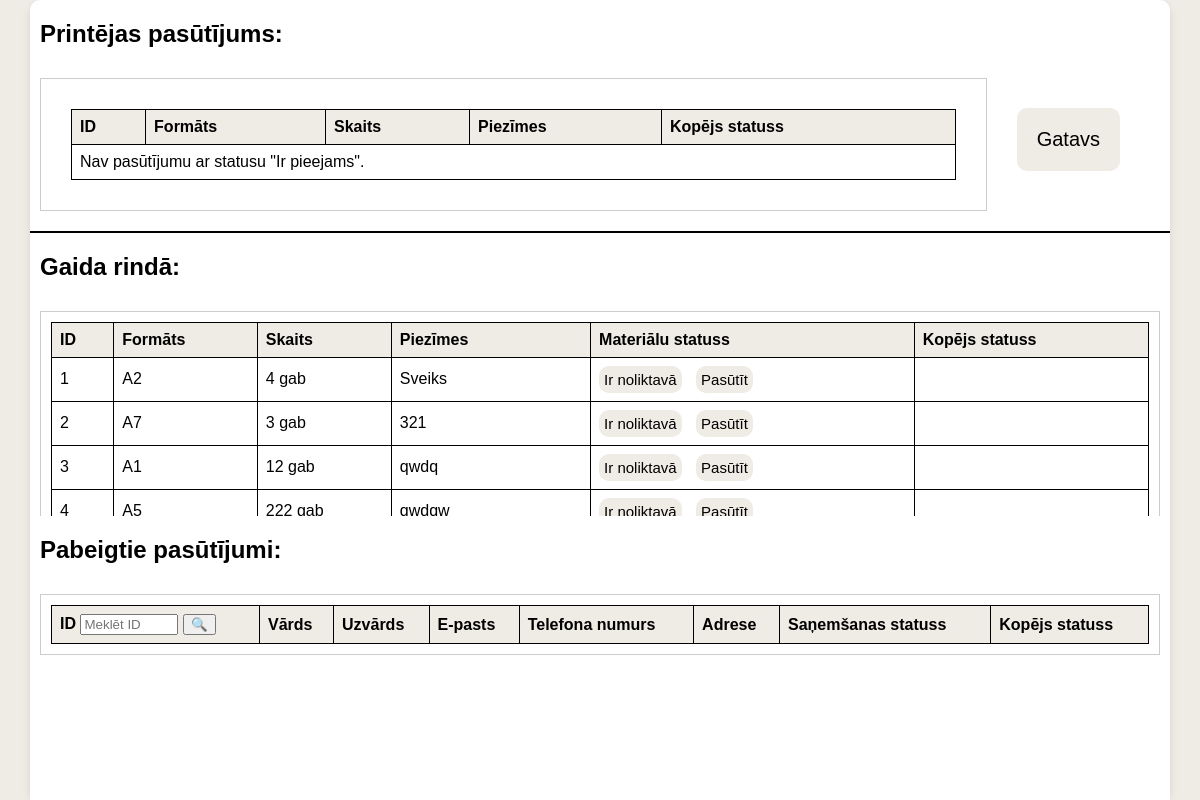
The app's page /adminmain, older data.
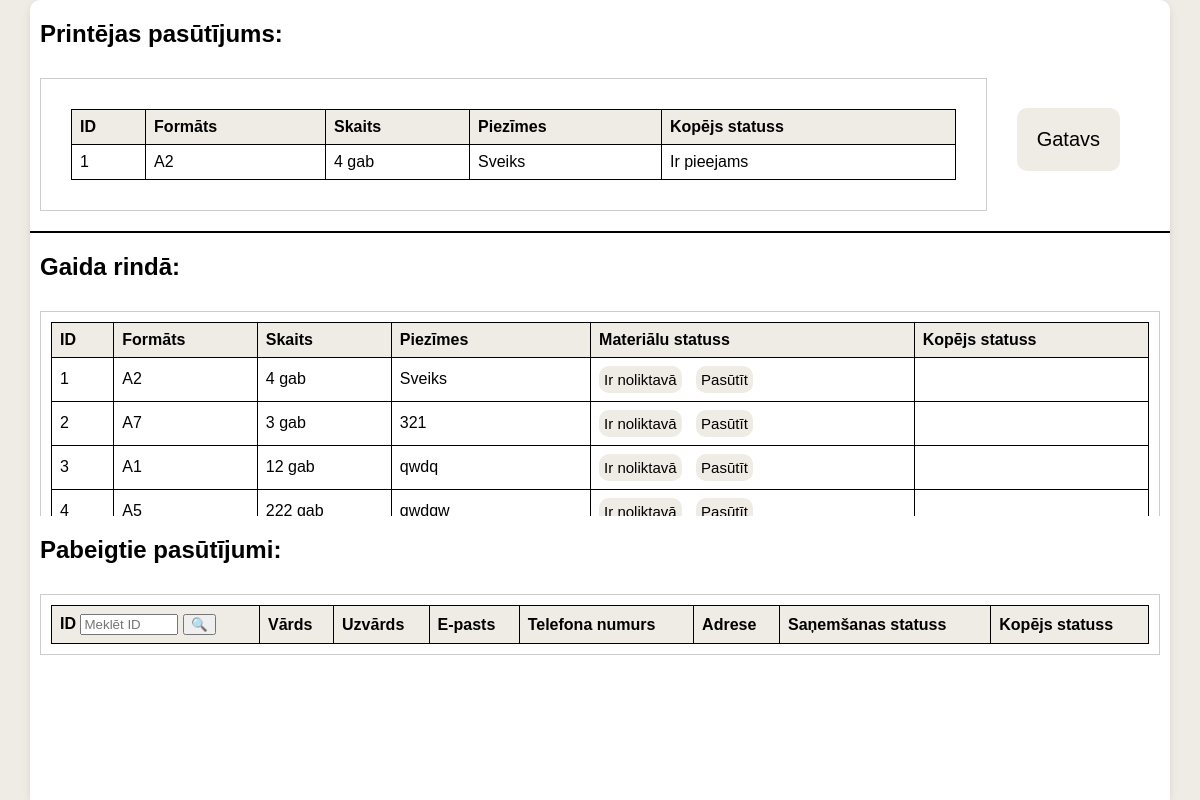
The same page, newer data.
### app/model.py (models this page shows, shortened)
class Pasutijums(db.Model):
    __tablename__ = 'pasutijums'
    id = db.Column(db.Integer, primary_key=True, autoincrement=True)  # Добавьте autoincrement=True
    vards = db.Column(db.String(50), nullable=False)
    uzvards = db.Column(db.String(50), nullable=False)
    TelefonaNumurs = db.Column(db.String(20), nullable=False)
    epasts = db.Column(db.String(120), nullable=False)
    PiegadesAdrese = db.Column(db.String(255), nullable=False)
    izmers = db.Column(db.String(50), nullable=False)
    daudzums = db.Column(db.Integer, nullable=False)
    komentari = db.Column(db.Text)
    materiala_statuss = db.Column(db.String(50))
    FailaAugšupielāde = db.Column(db.String(255))
    IzveidotsLaiks = db.Column(db.TIMESTAMP, default=db.func.current_timestamp())

### app/routes.py (the view)
@app.route('/adminmain')
def adminmain():
    all_orders = Pasutijums.query.filter_by()
    available_order = (
        Pasutijums.query.filter_by(materiala_statuss='Ir pieejams').first()
    )
    wait_del = Pasutijums.query.filter_by(materiala_statuss='Gaida piegādi')
    return render_template(
        'adminmain.html',
        orders=all_orders,
        available_order=available_order,
        wait_del=wait_del,
    )

### app/templates/adminmain.html (shortened to what this page needs)
<!DOCTYPE html>
<html lang="en">
<head>
    <link rel="stylesheet" href="{{ url_for('static', filename='css/adminmain_css.css') }}">
</head>
</head>
<body>
<div class="container">
    <h2>Printējas pasūtījums:</h2>
    <div class="header">
        <div class="order1">
            <table>
                <thead>
                    <tr>
                        <th>ID</th>
                        <th>Formāts</th>
                        <th>Skaits</th>
                        <th>Piezīmes</th>
                        <th>Kopējs statuss</th>
                    </tr>
                </thead>
                <tbody>
                {% if available_order %}
                <tr>
                    <td>{{ available_order.id }}</td>
                    <td>{{ available_order.izmers }}</td>
                    <td>{{ available_order.daudzums }} gab</td>
                    <td>{{ available_order.komentari or "Nav piezīmju" }}</td>
                    <td>Ir pieejams</td>
                </tr>
                {% else %}
                <tr>
                    <td colspan="6">Nav pasūtījumu ar statusu "Ir pieejams".</td>
                </tr>
                {% endif %}
            </tbody>
            </table>
        </div>
        <button class="button" onclick="nakamais_pasutijums(this)">Gatavs</button>
    </div>
    <div class="divider"></div>
    <h2>Gaida rindā: </h2>
    <div class="content">
        <div class="order">
            <table>
                <thead>
                    <tr>
                        <th>ID</th>
                        <th>Formāts</th>
                        <th>Skaits</th>
                        <th>Piezīmes</th>
                        <th>Materiālu statuss</th>
                        <th>Kopējs statuss</th>
                    </tr>
                </thead>
                <tbody>
                    {% for order in orders %}
                    <tr>
                        <td>{{ order.id }}</td>
                        <td>{{ order.izmers }}</td>
                        <td>{{ order.daudzums }} gab</td>
                        <td>{{ order.komentari or "Nav piezīmju" }}</td>
                        <td>
                            {% if order.materiala_statuss == 'Pieejams' %}
                            Ir pieejams
                            {% else %}
                            <button class="button_mater" onclick="poga_pieejams(this)">Ir noliktavā</button>
                            <button class="button_mater" onclick="order(this)">Pasūtīt</button>
                            {% endif %}
                        </td>
                        <td id="kopejais_stat"></td>
                    </tr>
                    {% endfor %}
                </tbody>
            </table>
        </div>
    </div>
    <h2>Pabeigtie pasūtījumi:</h2>
    <div class="content">
        <div class="order">
            <table id="completedOrdersTable">
                <thead>
                    <tr>
                        <th>ID
                            <input type="text" id="searchId" placeholder="Meklēt ID" style="width: 90px;">
                            <button onclick="filterById()">🔍</button>
                        </th>
                        <th>Vārds</th>
                        <th>Uzvārds</th>
                        <th>E-pasts</th>
                        <th>Telefona numurs</th>
                        <th>Adrese</th>
                        <th>Saņemšanas statuss</th>
                        <th>Kopējs statuss</th>
                    </tr>
                </thead>
            </table>
        </div>
    </div>
</div>
</body>
</html>

### app/static/css/adminmain_css.css (style rules this page uses)
body { margin: 0; font-family: Arial, sans-serif; background-color: #efebe5; }
.container { display: flex; flex-direction: column; height: 100vh; width: 95%; margin:auto; box-shadow: 0 4px 8px rgba(0, 0, 0, 0.1); background-color: #ffffff; border-radius: 10px; }
.header { display: flex; justify-content: space-between; align-items: center; flex: 0 0 auto; padding: 10px; box-sizing: border-box; }
.divider { height: 2px; background-color: black; }
.content { flex: 1; overflow-y: auto; background-color: #ffffff; padding: 10px; box-sizing: border-box; }
.order { margin-bottom: 10px; border: 1px solid #ccc; padding: 10px; }
.order1 { margin-bottom: 10px; border: 1px solid #ccc; padding: 30px; width: 79%; }
.button { padding: 20px 20px; margin-bottom: 20px; margin-right: 40px; background-color: #efebe5; color: black; border: none; border-radius: 5px; cursor: pointer; font-size: 20px; border-radius: 10px; }
.button_mater { padding: 5px 5px; background-color: #efebe5; color: black; border: none; border-radius: 5px; cursor: pointer; font-size: 15px; border-radius: 10px; margin-right: 10px; }
table { width: 100%; border-collapse: collapse; }
th, td { border: 1px solid #000; padding: 8px; text-align: left; }
th { background-color: #efebe5; }
h2 { padding-left: 10px; }

Row changes from the older to the newer data that the page shows:
changed Pasutijums "Sveiks": id (not shown) → "1"; izmers (not shown) → "A2"; daudzums (not shown) → "4"; komentari (not shown) → "Sveiks"
Text that changed along with them:
text no longer shown: "Nav pasūtījumu ar statusu \"Ir pieejams\"."
text now shown: "gab Ir pieejams"
